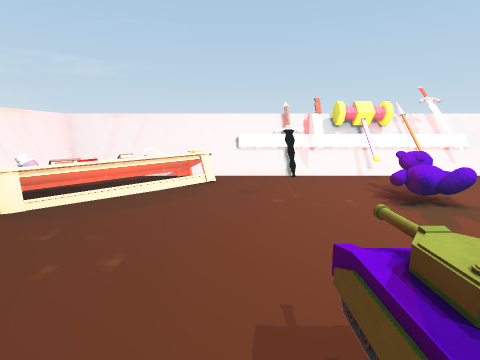
View 1 (above)

12 first-person views from a walk through a Unity game level. The camera is 1.5 m above the floor, tilts 10° down and sees 80° across. The floor is counted in squares, 1 m on a side. Each view is taken from the middle of a square. On the plan, view 1 faces up. The plan holds only what a view shows up to about 14 squares ahead; the rest is blank. The player is left out. Some surface patterns are stand-ins.

View 2
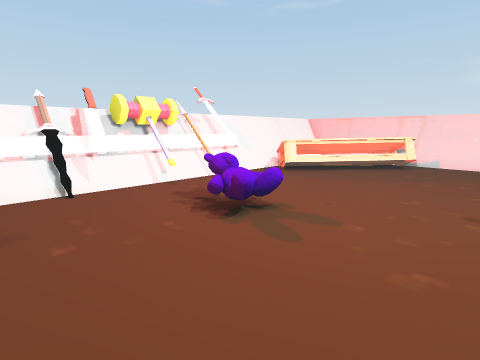

View 3
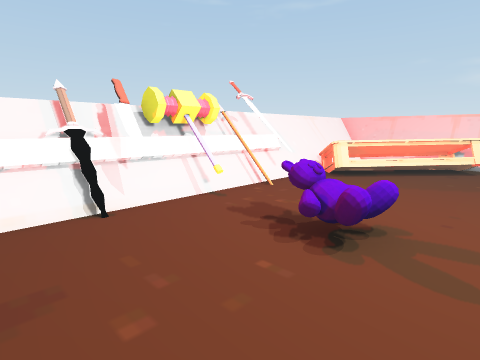

View 4
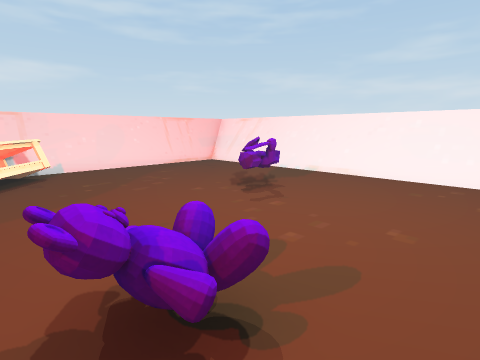

View 5
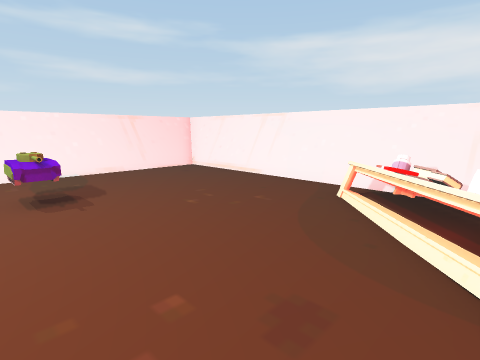

View 6
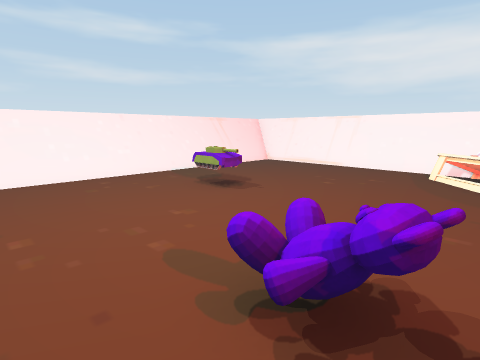

View 7
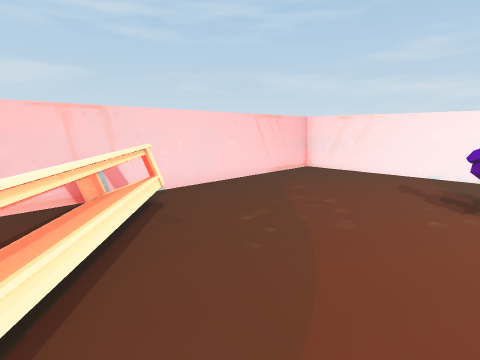

View 8
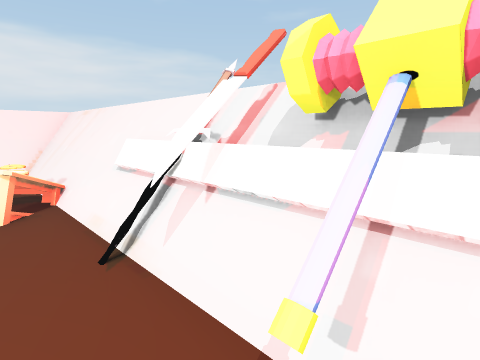

View 9
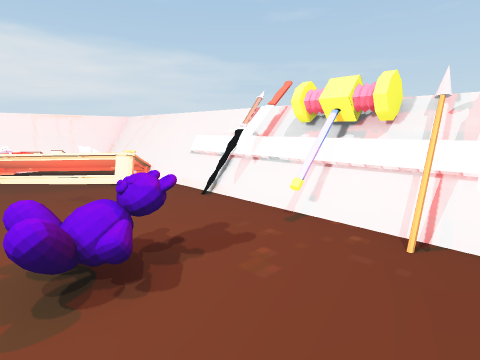

View 10
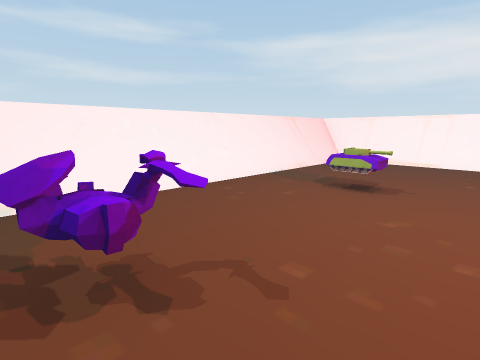

View 11
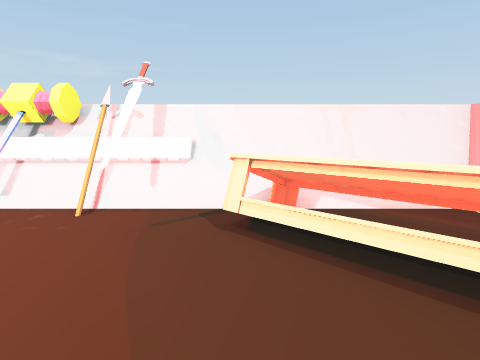

View 12
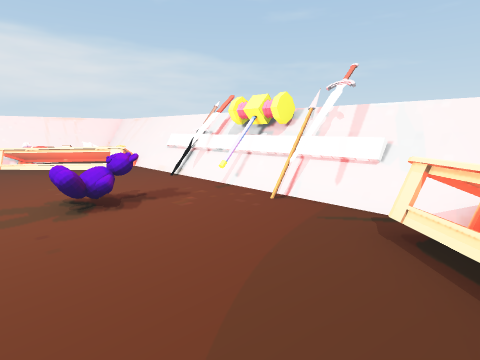

### Floor plan
Key: @ floor where view 1 was taken; # wall or solid block; . floor; = window, fence, low wall or low ledge; H hammer; T table; S sword; B books; A tank; O other object.
Columns run from 6 left of view 1 to 14 right of it. Each row starts with its distance up from view 1.
 11 #####################
 10 ########OOH##########
  9 #..OTT.##.H.=S.TTT..#
  8 #..TTT.........TTTT.#
  7 #=BBT.....O.....TTTT#
  6 #TTT.....OOO.....TTT#
  5 #TT.......O.......TT#
  4 #...................#
  3 #...................#
  2 #......A.....O......#
  1 #......A.....OO.....#
  0 #.....@.............#
 -1 #...................#
 -2 #...................#
 -3 #####################

Positions as (right, up) in squares from view 1, and headings:
1: (0, 0), facing up
2: (0, 2), facing up-right
3: (0, 4), facing up-right
4: (2, 7), facing down-right
5: (2, 8), facing down-left
6: (6, 7), facing down-left
7: (7, 8), facing down-right
8: (5, 8), facing up-left
9: (7, 5), facing up-left
10: (8, 4), facing down-left
11: (9, 4), facing up
12: (10, 4), facing up-left
